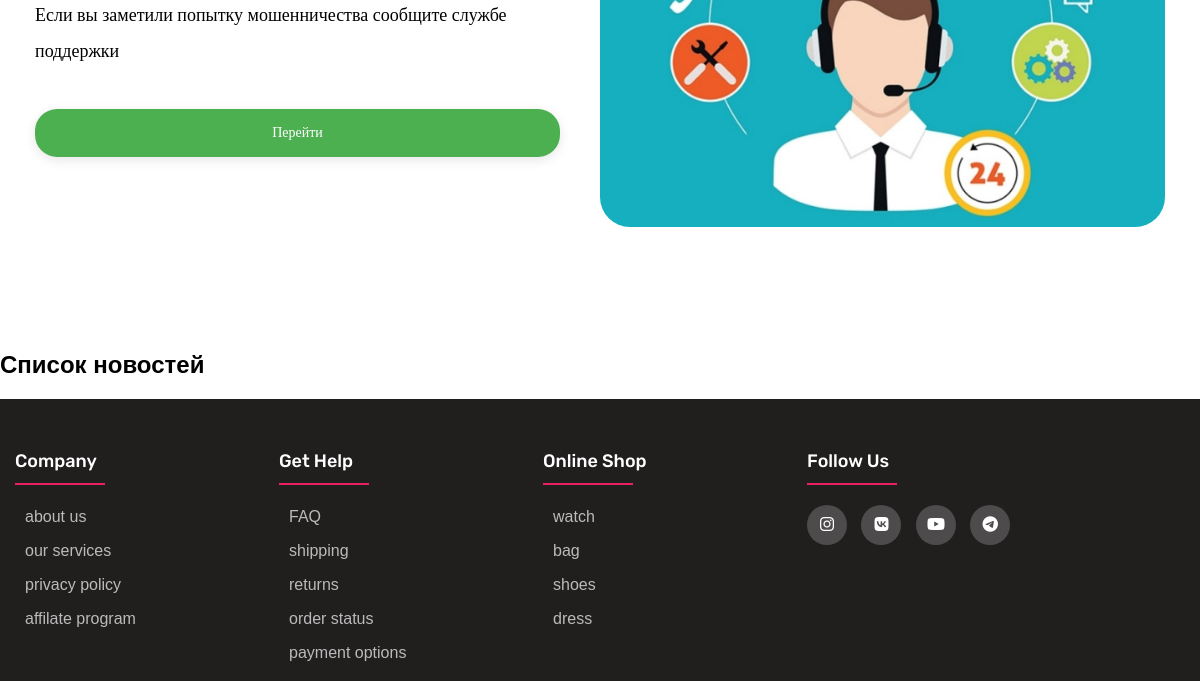
The app's page / (lower part), older data.
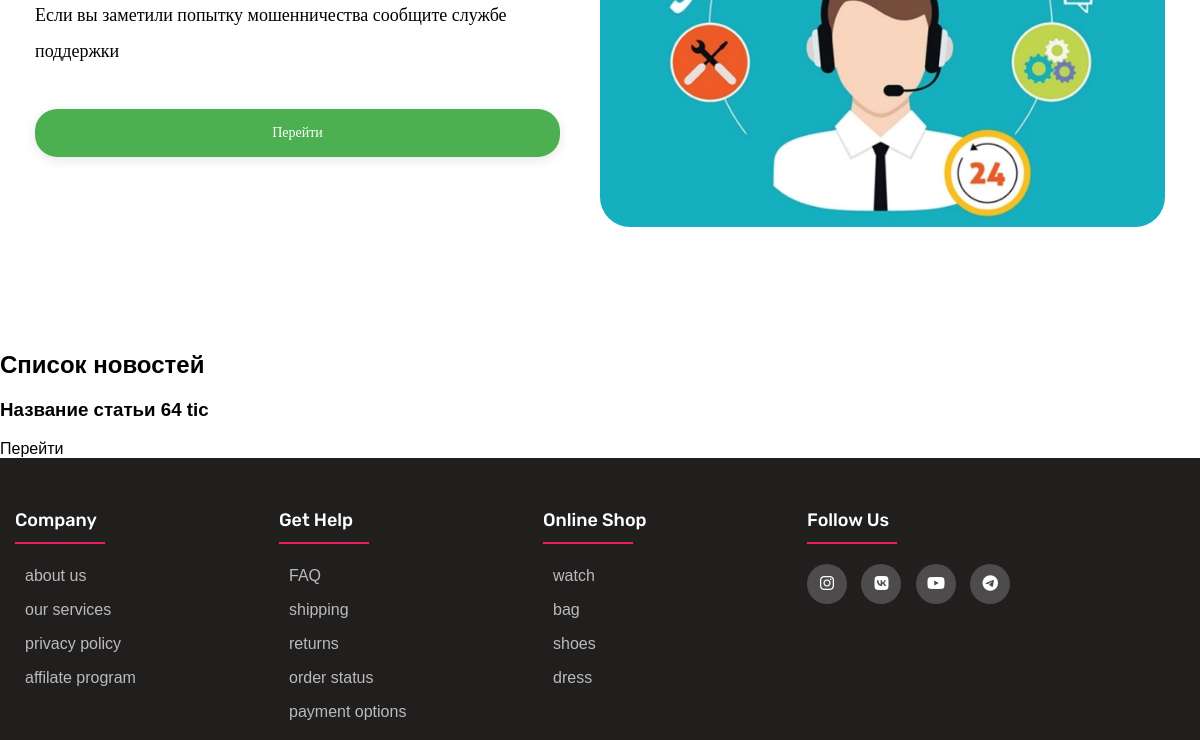
The same page, newer data.
### news/models.py (models this page shows, shortened)
class News(models.Model):
    title = models.CharField(max_length=100, verbose_name='Заголовок')
    content = models.TextField(blank=True, verbose_name='Контен')
    slug = models.SlugField(max_length=255, unique=True, db_index=True, verbose_name='URL')
    created_at = models.DateTimeField(auto_now_add=True, verbose_name='Дата создания')
    updated_at = models.DateTimeField(auto_now=True, verbose_name='Дата редактирования ')
    photo = models.ImageField(upload_to='photos/%Y/%m/%d/', verbose_name='Фотография')
    ispublic = models.BooleanField(default=True, verbose_name='Публикация')
    category = models.ForeignKey('Category', on_delete=models.PROTECT, null=True)
    class Meta:  # админка
        verbose_name = 'Новость'
        verbose_name_plural = 'Новости'
        ordering = ['title']

### news/views.py (the view)
# urls.py: 2. Add a URL to urlpatterns:  path('', Home.as_view(), name='home')
class Home(DataMixin, ListView):
    model = News
    template_name = 'news/index.html'
    context_object_name = 'posts'
    def get_context_data(self, object_list=None, *args, **kwargs):
        context = super().get_context_data(**kwargs)
        c_def = self.get_user_context()  # передаем переменные из DataMixin
        context['title'] = 'Главная страница'
        context['categorys'] = Category.objects.all()
        return dict(list(context.items()) + list(c_def.items()))  # объединение данных
    def get_queryset(self):
        return News.objects.filter(ispublic=True)

### news/utils.py (called while the page is built)
    def get_user_context(self, **kwargs):
        context = kwargs
        user_menu = menu.copy()
        if not self.request.user.is_authenticated:
            user_menu.pop(2)
        context['menu'] = user_menu
        return context

### news/templates/news/index.html (shortened to what this page needs)
{% extends 'news/base.html' %}
{% load static %}
{%block content %}
<div class="index_main">
    <section id="about_service_new">
      <div class="items_service_new">
         <div class="item_service_new">
            <div class="img">
               <img alt="Телеграмм" src="/static/news/img/img4.png" title="Телеграмм">
            </div>
            <div class="info">
               Если вы заметили попытку мошенничества сообщите службе поддержки  <a href="mailto:aleksandrkhubaev04@gmail.com" target="_blank">Перейти</a>
            </div>
         </div>
      </div>
   </section>
    <h2> Список новостей</h2>
    <div class="news">
      <div class="news_text">
         {%for post in posts%}
            <h3>Название статьи {{post.title}}</h3>
         <a href="{% url 'post' post.slug %}">Перейти </a>
         {%endfor%}
    </div>
</div>
{%endblock content%}

Row changes from the older to the newer data that the page shows:
added News: title "64 tic"
